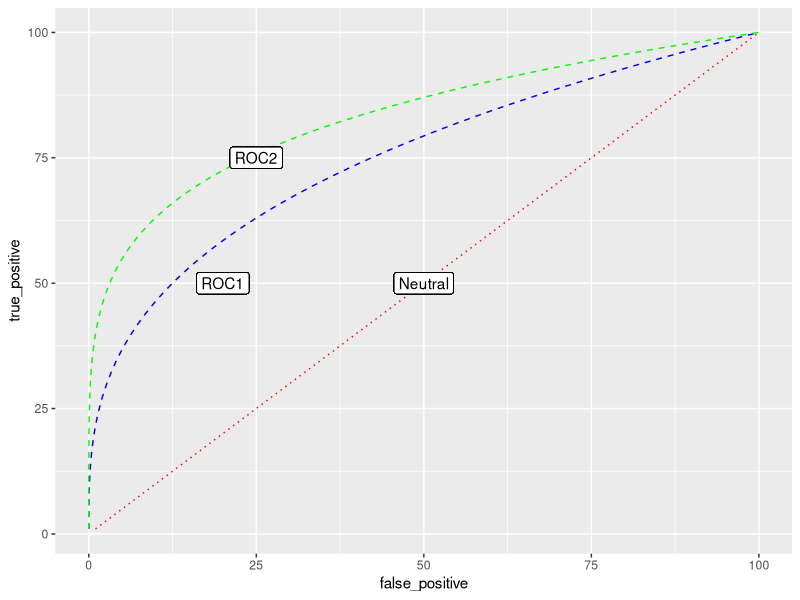

Reproduce this figure in R.
## ---- chunk 1
#| label: fig-roc
#| fig-cap: "ROC (Receiver Operating Characteristic) Curve"
#| warning: false
#| echo: False

library(ggplot2)
fp = 1:100
tp = 1:100
roc1 = (fp^3/(2*10^3) + tp^3/(2*10^3))/10
roc2 = (fp^5/(2*10^5) + tp^5/(2*10^5))/1000
df = data.frame("false_positive"= fp, "true_positive" = tp, "roc1" = roc1, "roc2" = roc2)
ggplot(df) + geom_line(aes(x = false_positive, y = true_positive), color = "red", lty = "dotted") + 
   geom_line(aes(x = roc1, y = fp), color = "blue", lty = "dashed") +
   geom_line(aes(x = roc2, y = fp), color = "green", lty = "dashed") +
   geom_label(x = 50, y = 50,label = "Neutral") + geom_label(x = 20, y = 50,label = "ROC1") +
   geom_label(x = 25, y = 75,label = "ROC2")

